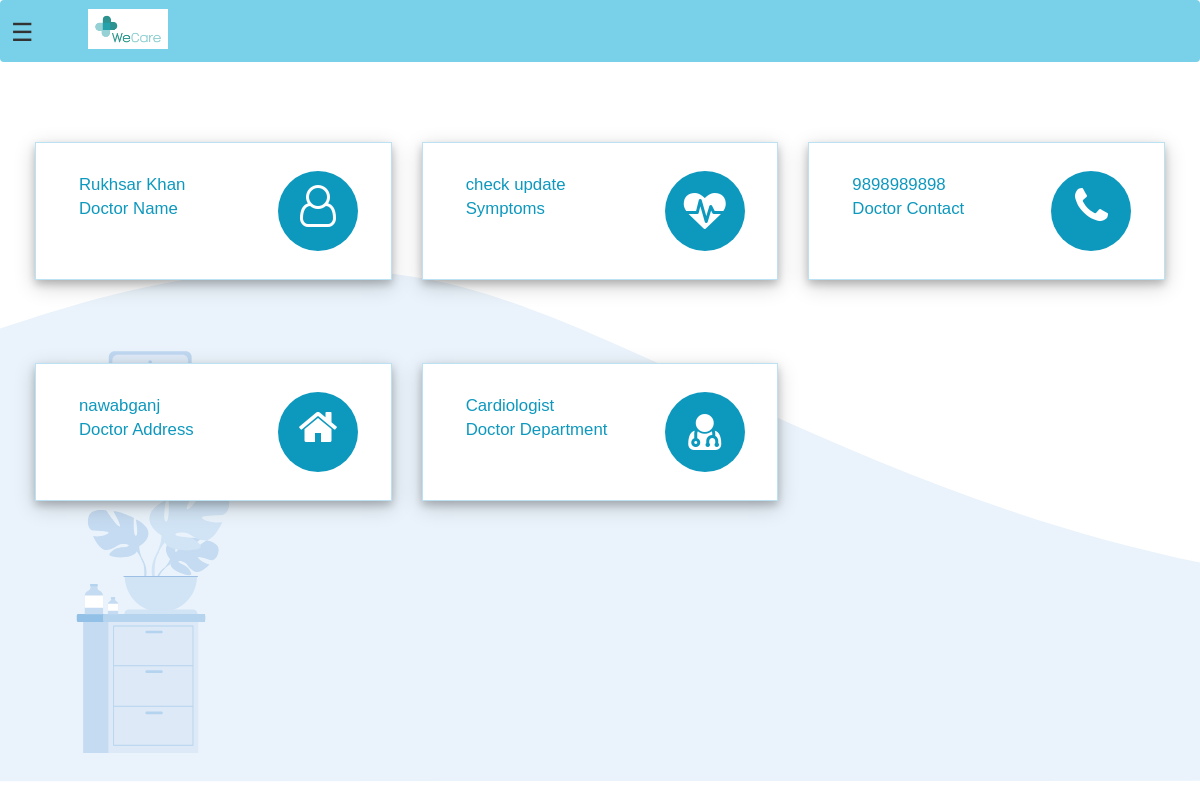
The page /patient-dashboard (signed in) on the database as committed earlier.
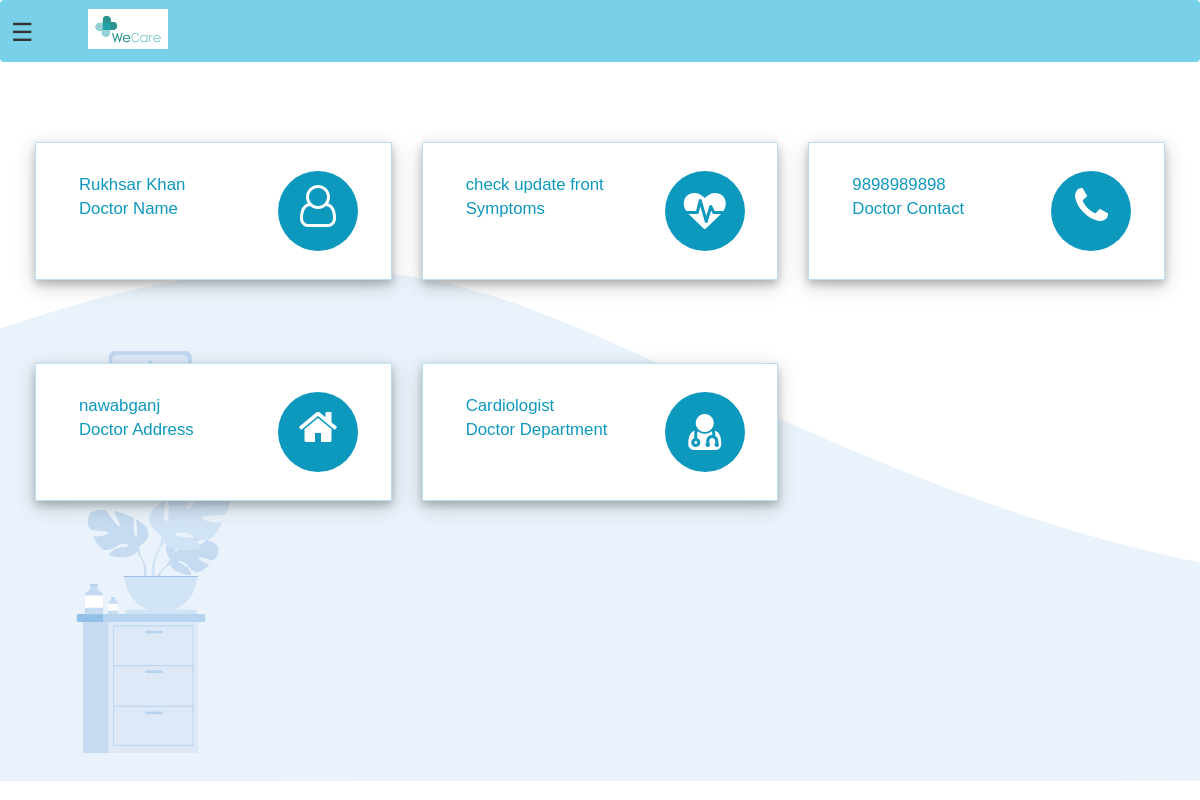
The same page on the database as committed later.
### hospital/models.py (models this page shows, shortened)
class Patient(models.Model):
    user = models.OneToOneField(User, on_delete=models.CASCADE)
    profile_pic = models.ImageField(
        upload_to='profile_pic/PatientProfilePic/', null=True, blank=True)
    address = models.CharField(max_length=40)
    mobile = models.CharField(max_length=20, null=False)
    symptoms = models.CharField(max_length=100, null=False)
    assignedDoctorId = models.PositiveIntegerField(null=True)
    allergy_substance = models.CharField(max_length=100)
    allergy_criticality = models.CharField(
        max_length=20, choices=criticality, default='low')
    problems_list = models.CharField(max_length=100, null=False)
    immunization = models.CharField(max_length=100, null=False)
    history_procedure = models.CharField(max_length=100, null=False)
    diagnostic_results = models.FileField(
        upload_to='patient_document/', null=True, blank=True)
    past_history_of_illness = models.CharField(max_length=100, null=False)

### hospital/views.py (the view)
# urls.py: path('patient-dashboard', views.patient_dashboard_view,
@login_required(login_url='patientlogin')
@user_passes_test(is_patient)
def patient_dashboard_view(request):
    patient = models.Patient.objects.get(user_id=request.user.id)
    doctor = models.Doctor.objects.get(user_id=patient.assignedDoctorId)
    mydict = {
        'patient': patient,
        'doctorName': doctor.get_name,
        'doctorMobile': doctor.mobile,
        'doctorAddress': doctor.address,
        'symptoms': patient.symptoms,
        'doctorDepartment': doctor.department,
    }
    return render(request, 'hospital/patient_dashboard.html', context=mydict)

### hospital/models.py (called while the page is built)
    @property
    def get_name(self):
        return self.user.first_name+" "+self.user.last_name

### hospital/views.py (called while the page is built)
def is_patient(user):
    return user.groups.filter(name='PATIENT').exists()

### templates/hospital/patient_dashboard.html
{% extends 'hospital/patient_base.html' %}
{% load static %}
{% block content %}
{%include 'hospital/patient_dashboard_cards.html'%}
<br><br><br><br>
{% endblock content %}

### templates/hospital/patient_dashboard_cards.html (shortened to what this page needs)
{% load static %}
<!DOCTYPE html>
<html lang="en" dir="ltr">
<head>
  <link rel="stylesheet" href="https://maxcdn.bootstrapcdn.com/bootstrap/3.4.1/css/bootstrap.min.css">
  <link rel="stylesheet" href="https://cdnjs.cloudflare.com/ajax/libs/font-awesome/4.7.0/css/font-awesome.min.css">
</head>
<body>
  <div class="market-updates">
    <div class="col-md-4 market-update-gd" style="width: 350px;">
      <div class="market-update-block clr-block-1">
        <div class="col-md-8 market-update-left">
          <h4>{{doctorName}}</h4>
          <h4>Doctor Name</h4>
        </div>
        <div class="col-md-4 market-update-right">
          <i class="fa fa-user-o"></i>
        </div>
        <div class="clearfix"> </div>
      </div>
    </div>
    <div class="col-md-4 market-update-gd" style="width: 350px;">
      <div class="market-update-block clr-block-2">
        <div class="col-md-8 market-update-left">
          <h4>{{symptoms}}</h4>
          <h4>Symptoms</h4>
        </div>
        <div class="col-md-4 market-update-right">
          <i class="fa fa-heartbeat" aria-hidden="true"></i>
        </div>
        <div class="clearfix"> </div>
      </div>
    </div>
    <div class="col-md-4 market-update-gd" style="width: 350px;">
      <div class="market-update-block clr-block-2">
        <div class="col-md-8 market-update-left">
          <h4>{{doctorMobile}}</h4>
          <h4>Doctor Contact</h4>
        </div>
        <div class="col-md-4 market-update-right">
          <i class="fa fa-phone" aria-hidden="true"></i>
        </div>
        <div class="clearfix"> </div>
      </div>
    </div>
  </div>
  <br><br>
  <div class="market-updates">
    <div class="col-md-4 market-update-gd" style="width: 350px;">
      <div class="market-update-block clr-block-2">
        <div class="col-md-8 market-update-left">
          <h4>{{doctorAddress}}</h4>
          <h4>Doctor Address</h4>
        </div>
        <div class="col-md-4 market-update-right">
          <i class="fa fa-home" aria-hidden="true"></i>
        </div>
        <div class="clearfix"> </div>
      </div>
    </div>
    <div class="col-md-4 market-update-gd" style="width: 350px;">
      <div class="market-update-block clr-block-2">
        <div class="col-md-8 market-update-left">
          <h4>{{doctorDepartment}}</h4>
          <h4>Doctor Department</h4>
        </div>
        <div class="col-md-4 market-update-right">
          <i class="fa fa-user-md" aria-hidden="true"></i>
        </div>
        <div class="clearfix"> </div>
      </div>
    </div>
  </div>
</body>
</html>

Rows that differ between the two databases and show on the page:
changed Patient: symptoms "check update" → "check update front"
